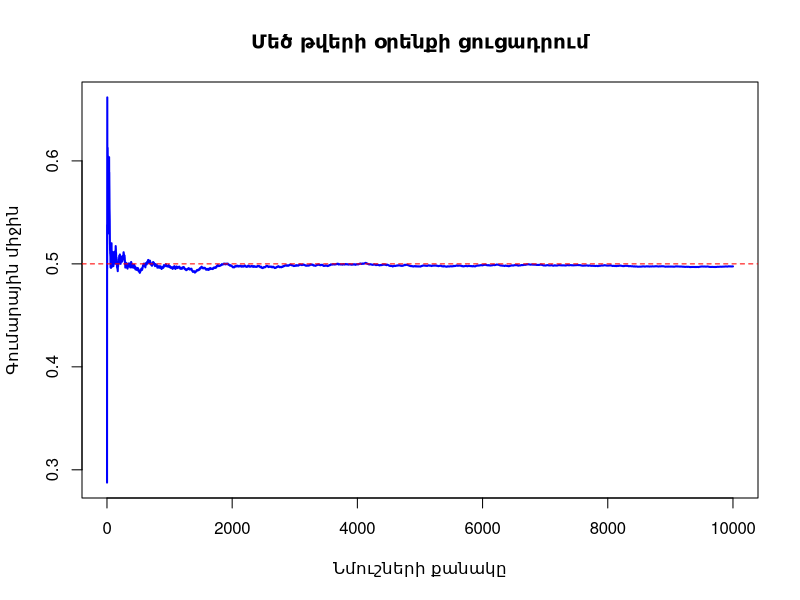

Generate this figure with R:
set.seed(123) 
n <- 10000  
samples <- runif(n, min = 0, max = 1) 
running_mean <- cumsum(samples) / (1:n)

plot(running_mean, type = "l", col = "blue", lwd = 2,
     main = "Մեծ թվերի օրենքի ցուցադրում",
     xlab = "Նմուշների քանակը", ylab = "Գումարային միջին")
abline(h = 0.5, col = "red", lty = 2)  # theoretical mean

# legend("topright", legend = c("Գումարային միջին", "Տեսական միջին"),
#        col = c("blue", "red"), lty = c(1, 2))
